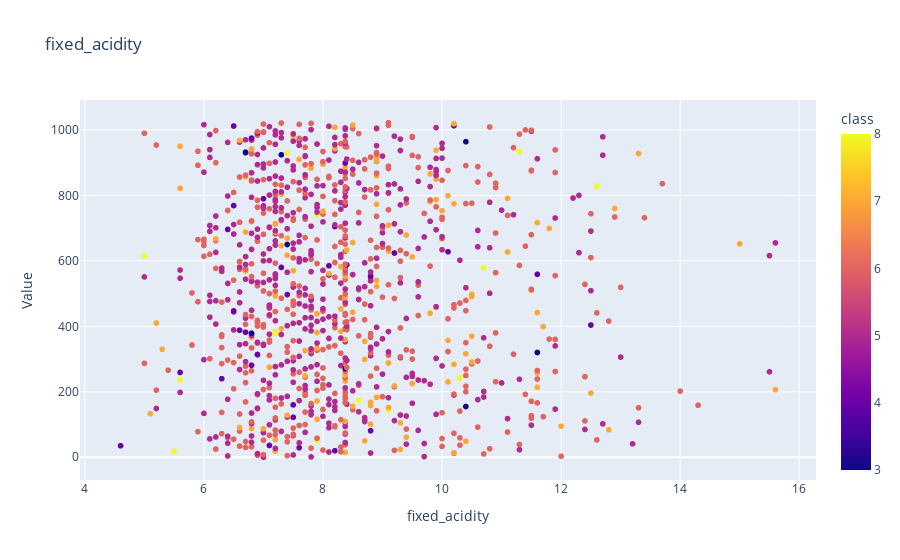
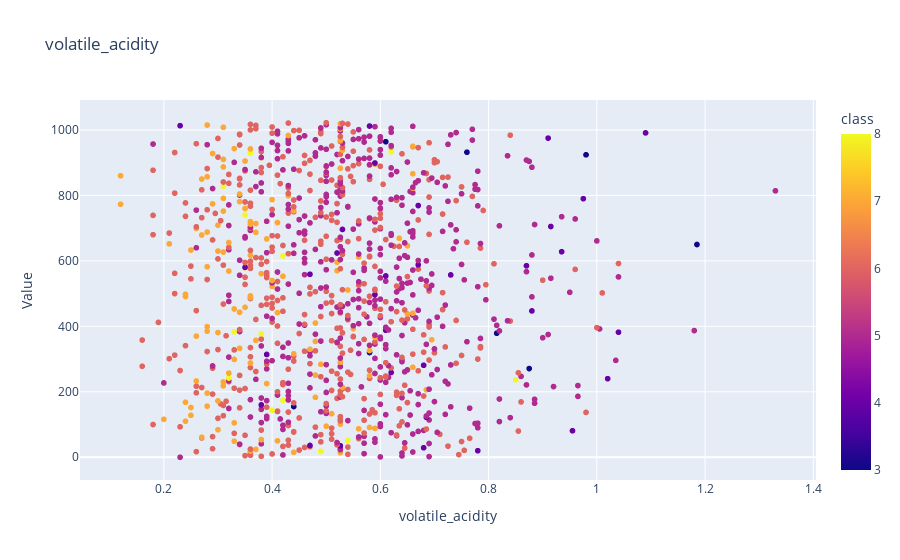
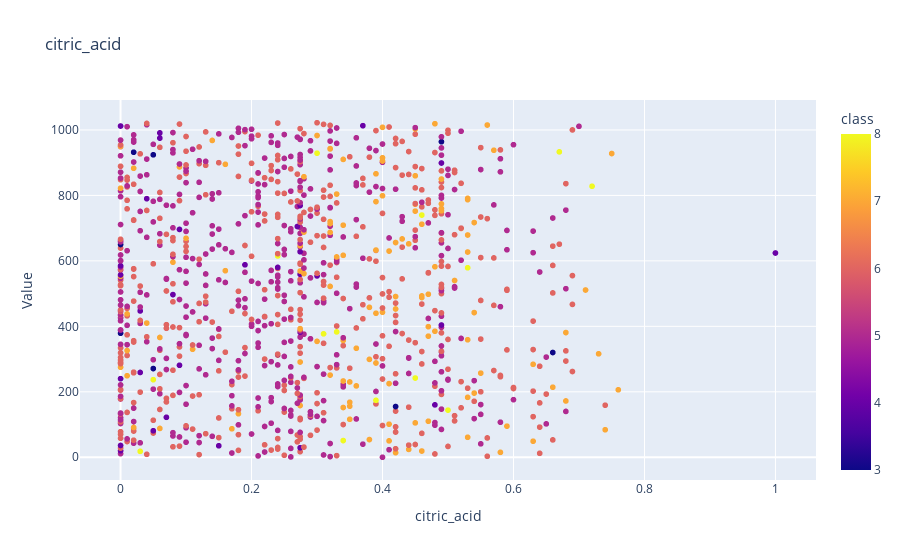
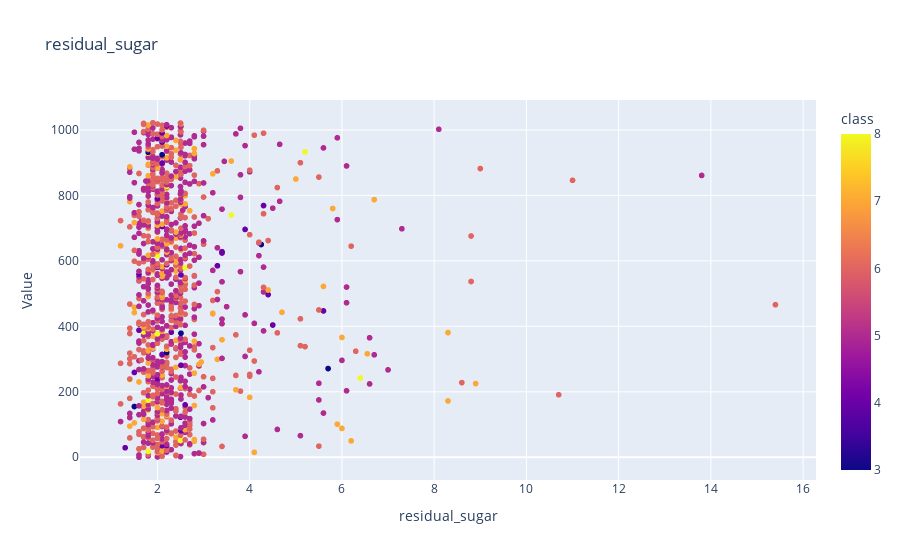

The notebook cell these images were saved under, in order:
### Markdown cell above
### Plot scatter plots of features

### Code cell
# warning: There’s a limit of 8 scatter plots per page, due a limited number of WebGL contexts made available to the page by the browser.
for i in range(6):
    column_name = X_train_df.columns[i]
    fig = px.scatter(pd.concat((X_train_df, Y_train_df), axis=1), x=column_name, color='class', title=column_name)
    fig.update_layout(yaxis_title="Value")
    fig.show()

### Figure 1 — Plotly figure (JSON) as saved in the notebook; plotly's stock layout.template omitted (floating-point values rounded to 4 significant figures; data arrays with more than 128 entries replaced by an {"elided": "..."} marker saying what was removed)
{"data": [{"hovertemplate": "fixed_acidity=%{x}<br>index=%{y}<br>class=%{marker.color}<extra></extra>", "legendgroup": "", "marker": {"color": {"elided": "1023 int values"}, "coloraxis": "coloraxis", "symbol": "circle"}, "mode": "markers", "name": "", "showlegend": false, "type": "scattergl", "x": {"elided": "1023 float values"}, "xaxis": "x", "y": {"elided": "1023 int values"}, "yaxis": "y"}], "layout": {"coloraxis": {"colorbar": {"title": {"text": "class"}}, "colorscale": [[0, "#0d0887"], [0.1111, "#46039f"], [0.2222, "#7201a8"], [0.3333, "#9c179e"], [0.4444, "#bd3786"], [0.5556, "#d8576b"], [0.6667, "#ed7953"], [0.7778, "#fb9f3a"], [0.8889, "#fdca26"], [1, "#f0f921"]]}, "legend": {"tracegroupgap": 0}, "title": {"text": "fixed_acidity"}, "xaxis": {"anchor": "y", "domain": [0, 1], "title": {"text": "fixed_acidity"}}, "yaxis": {"anchor": "x", "domain": [0, 1], "title": {"text": "Value"}}}}

### Figure 2 — Plotly figure (JSON) as saved in the notebook; plotly's stock layout.template omitted (floating-point values rounded to 4 significant figures; data arrays with more than 128 entries replaced by an {"elided": "..."} marker saying what was removed)
{"data": [{"hovertemplate": "volatile_acidity=%{x}<br>index=%{y}<br>class=%{marker.color}<extra></extra>", "legendgroup": "", "marker": {"color": {"elided": "1023 int values"}, "coloraxis": "coloraxis", "symbol": "circle"}, "mode": "markers", "name": "", "showlegend": false, "type": "scattergl", "x": {"elided": "1023 float values"}, "xaxis": "x", "y": {"elided": "1023 int values"}, "yaxis": "y"}], "layout": {"coloraxis": {"colorbar": {"title": {"text": "class"}}, "colorscale": [[0, "#0d0887"], [0.1111, "#46039f"], [0.2222, "#7201a8"], [0.3333, "#9c179e"], [0.4444, "#bd3786"], [0.5556, "#d8576b"], [0.6667, "#ed7953"], [0.7778, "#fb9f3a"], [0.8889, "#fdca26"], [1, "#f0f921"]]}, "legend": {"tracegroupgap": 0}, "title": {"text": "volatile_acidity"}, "xaxis": {"anchor": "y", "domain": [0, 1], "title": {"text": "volatile_acidity"}}, "yaxis": {"anchor": "x", "domain": [0, 1], "title": {"text": "Value"}}}}

### Figure 3 — Plotly figure (JSON) as saved in the notebook; plotly's stock layout.template omitted (floating-point values rounded to 4 significant figures; data arrays with more than 128 entries replaced by an {"elided": "..."} marker saying what was removed)
{"data": [{"hovertemplate": "citric_acid=%{x}<br>index=%{y}<br>class=%{marker.color}<extra></extra>", "legendgroup": "", "marker": {"color": {"elided": "1023 int values"}, "coloraxis": "coloraxis", "symbol": "circle"}, "mode": "markers", "name": "", "showlegend": false, "type": "scattergl", "x": {"elided": "1023 float values"}, "xaxis": "x", "y": {"elided": "1023 int values"}, "yaxis": "y"}], "layout": {"coloraxis": {"colorbar": {"title": {"text": "class"}}, "colorscale": [[0, "#0d0887"], [0.1111, "#46039f"], [0.2222, "#7201a8"], [0.3333, "#9c179e"], [0.4444, "#bd3786"], [0.5556, "#d8576b"], [0.6667, "#ed7953"], [0.7778, "#fb9f3a"], [0.8889, "#fdca26"], [1, "#f0f921"]]}, "legend": {"tracegroupgap": 0}, "title": {"text": "citric_acid"}, "xaxis": {"anchor": "y", "domain": [0, 1], "title": {"text": "citric_acid"}}, "yaxis": {"anchor": "x", "domain": [0, 1], "title": {"text": "Value"}}}}

### Figure 4 — Plotly figure (JSON) as saved in the notebook; plotly's stock layout.template omitted (floating-point values rounded to 4 significant figures; data arrays with more than 128 entries replaced by an {"elided": "..."} marker saying what was removed)
{"data": [{"hovertemplate": "residual_sugar=%{x}<br>index=%{y}<br>class=%{marker.color}<extra></extra>", "legendgroup": "", "marker": {"color": {"elided": "1023 int values"}, "coloraxis": "coloraxis", "symbol": "circle"}, "mode": "markers", "name": "", "showlegend": false, "type": "scattergl", "x": {"elided": "1023 float values"}, "xaxis": "x", "y": {"elided": "1023 int values"}, "yaxis": "y"}], "layout": {"coloraxis": {"colorbar": {"title": {"text": "class"}}, "colorscale": [[0, "#0d0887"], [0.1111, "#46039f"], [0.2222, "#7201a8"], [0.3333, "#9c179e"], [0.4444, "#bd3786"], [0.5556, "#d8576b"], [0.6667, "#ed7953"], [0.7778, "#fb9f3a"], [0.8889, "#fdca26"], [1, "#f0f921"]]}, "legend": {"tracegroupgap": 0}, "title": {"text": "residual_sugar"}, "xaxis": {"anchor": "y", "domain": [0, 1], "title": {"text": "residual_sugar"}}, "yaxis": {"anchor": "x", "domain": [0, 1], "title": {"text": "Value"}}}}
